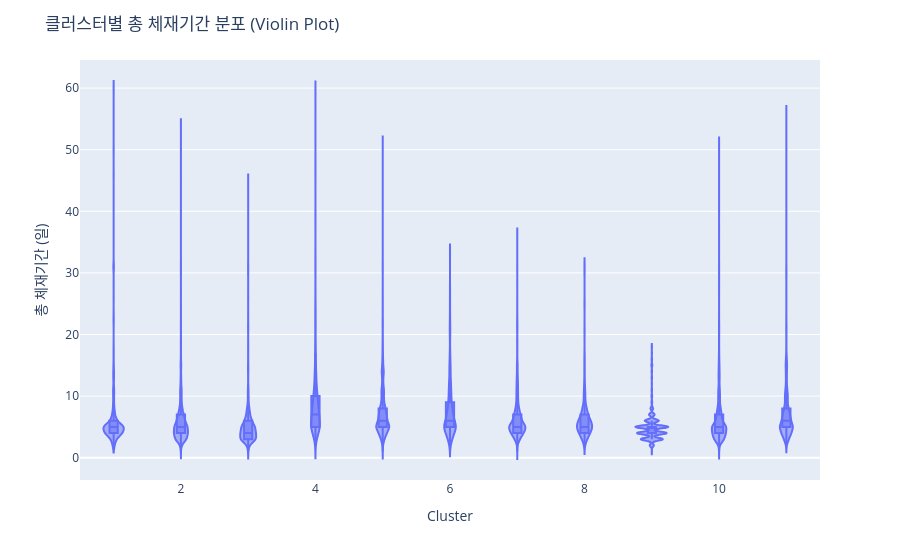

Notebook code for this chart:
### Code cell
import plotly.express as px

fig = px.violin(
    df,
    x='Cluster',
    y='문9-3. 총 체재기간_61일 이상 결측',
    box=True,          # 중앙값, IQR 같이 표시
    points=False       # 점은 끔 (지저분해짐 방지)
)

fig.update_layout(
    title="클러스터별 총 체재기간 분포 (Violin Plot)",
    xaxis_title="Cluster",
    yaxis_title="총 체재기간 (일)"
)

fig.show()

### Figure 1 — Plotly figure (JSON) as saved in the notebook; plotly's stock layout.template omitted (floating-point values rounded to 4 significant figures; data arrays with more than 128 entries replaced by an {"elided": "..."} marker saying what was removed)
{"data": [{"alignmentgroup": "True", "box": {"visible": true}, "hovertemplate": "Cluster=%{x}<br>문9-3. 총 체재기간_61일 이상 결측=%{y}<extra></extra>", "legendgroup": "", "marker": {"color": "#636efa"}, "name": "", "offsetgroup": "", "orientation": "v", "points": false, "scalegroup": "True", "showlegend": false, "type": "violin", "x": {"elided": "10003 int values"}, "x0": " ", "xaxis": "x", "y": {"elided": "10003 int values"}, "y0": " ", "yaxis": "y"}], "layout": {"legend": {"tracegroupgap": 0}, "margin": {"t": 60}, "title": {"text": "클러스터별 총 체재기간 분포 (Violin Plot)"}, "violinmode": "group", "xaxis": {"anchor": "y", "domain": [0, 1], "title": {"text": "Cluster"}}, "yaxis": {"anchor": "x", "domain": [0, 1], "title": {"text": "총 체재기간 (일)"}}}}
